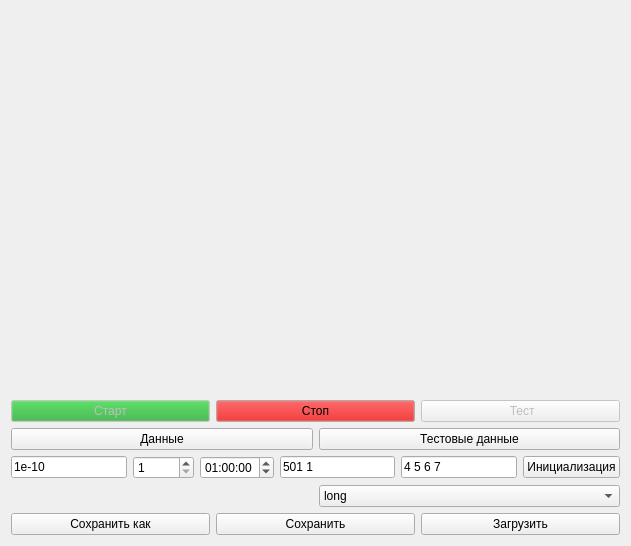
<?xml version="1.0" encoding="UTF-8"?>
<ui version="4.0">
 <class>MainWindow</class>
 <widget class="QMainWindow" name="MainWindow">
  <property name="geometry">
   <rect>
    <x>0</x>
    <y>0</y>
    <width>631</width>
    <height>546</height>
   </rect>
  </property>
  <property name="windowTitle">
   <string>Новый</string>
  </property>
  <widget class="QWidget" name="centralWidget">
   <layout class="QVBoxLayout" name="verticalLayout">
    <item>
     <widget class="QCustomPlot" name="qcustomplot" native="true"/>
    </item>
    <item>
     <layout class="QHBoxLayout" name="horizontalLayout_2">
      <item>
       <widget class="QPushButton" name="startBtn">
        <property name="enabled">
         <bool>false</bool>
        </property>
        <property name="palette">
         <palette>
          <active>
           <colorrole role="Button">
            <brush brushstyle="SolidPattern">
             <color alpha="255">
              <red>38</red>
              <green>170</green>
              <blue>49</blue>
             </color>
            </brush>
           </colorrole>
          </active>
          <inactive>
           <colorrole role="Button">
            <brush brushstyle="SolidPattern">
             <color alpha="255">
              <red>38</red>
              <green>170</green>
              <blue>49</blue>
             </color>
            </brush>
           </colorrole>
          </inactive>
          <disabled>
           <colorrole role="Button">
            <brush brushstyle="SolidPattern">
             <color alpha="255">
              <red>38</red>
              <green>170</green>
              <blue>49</blue>
             </color>
            </brush>
           </colorrole>
          </disabled>
         </palette>
        </property>
        <property name="text">
         <string>Старт</string>
        </property>
       </widget>
      </item>
      <item>
       <widget class="QPushButton" name="stopBtn">
        <property name="palette">
         <palette>
          <active>
           <colorrole role="Button">
            <brush brushstyle="SolidPattern">
             <color alpha="255">
              <red>212</red>
              <green>4</green>
              <blue>4</blue>
             </color>
            </brush>
           </colorrole>
          </active>
          <inactive>
           <colorrole role="Button">
            <brush brushstyle="SolidPattern">
             <color alpha="255">
              <red>212</red>
              <green>4</green>
              <blue>4</blue>
             </color>
            </brush>
           </colorrole>
          </inactive>
          <disabled>
           <colorrole role="Button">
            <brush brushstyle="SolidPattern">
             <color alpha="255">
              <red>212</red>
              <green>4</green>
              <blue>4</blue>
             </color>
            </brush>
           </colorrole>
          </disabled>
         </palette>
        </property>
        <property name="text">
         <string>Стоп</string>
        </property>
       </widget>
      </item>
      <item>
       <widget class="QPushButton" name="testBtn">
        <property name="enabled">
         <bool>false</bool>
        </property>
        <property name="text">
         <string> Тест</string>
        </property>
       </widget>
      </item>
     </layout>
    </item>
    <item>
     <layout class="QHBoxLayout" name="horizontalLayout_5">
      <item>
       <widget class="QPushButton" name="pathBtn">
        <property name="text">
         <string>Данные</string>
        </property>
       </widget>
      </item>
      <item>
       <widget class="QPushButton" name="testPathBtn">
        <property name="text">
         <string>Тестовые данные</string>
        </property>
       </widget>
      </item>
     </layout>
    </item>
    <item>
     <layout class="QHBoxLayout" name="horizontalLayout">
      <item>
       <widget class="QLineEdit" name="learningRate">
        <property name="text">
         <string>1e-10</string>
        </property>
       </widget>
      </item>
      <item>
       <widget class="QSpinBox" name="scale">
        <property name="minimum">
         <number>1</number>
        </property>
        <property name="maximum">
         <number>10000</number>
        </property>
       </widget>
      </item>
      <item>
       <widget class="QTimeEdit" name="period">
        <property name="time">
         <time>
          <hour>1</hour>
          <minute>0</minute>
          <second>0</second>
         </time>
        </property>
       </widget>
      </item>
      <item>
       <widget class="QLineEdit" name="sizeEdit">
        <property name="text">
         <string>501 1</string>
        </property>
       </widget>
      </item>
      <item>
       <widget class="QLineEdit" name="indexEdit">
        <property name="text">
         <string>4 5 6 7</string>
        </property>
       </widget>
      </item>
      <item>
       <widget class="QPushButton" name="initBtn">
        <property name="text">
         <string>Инициализация</string>
        </property>
       </widget>
      </item>
     </layout>
    </item>
    <item>
     <layout class="QHBoxLayout" name="horizontalLayout_3">
      <item>
       <widget class="QLabel" name="test">
        <property name="text">
         <string/>
        </property>
       </widget>
      </item>
      <item>
       <widget class="QComboBox" name="testBox">
        <item>
         <property name="text">
          <string>long</string>
         </property>
        </item>
        <item>
         <property name="text">
          <string>long + short</string>
         </property>
        </item>
       </widget>
      </item>
     </layout>
    </item>
    <item>
     <layout class="QHBoxLayout" name="horizontalLayout_4">
      <item>
       <widget class="QPushButton" name="saveAtBtn">
        <property name="text">
         <string>Сохранить как</string>
        </property>
       </widget>
      </item>
      <item>
       <widget class="QPushButton" name="saveBtn">
        <property name="text">
         <string>Сохранить</string>
        </property>
       </widget>
      </item>
      <item>
       <widget class="QPushButton" name="loadBtn">
        <property name="text">
         <string>Загрузить</string>
        </property>
       </widget>
      </item>
     </layout>
    </item>
   </layout>
  </widget>
 </widget>
 <layoutdefault spacing="6" margin="11"/>
 <customwidgets>
  <customwidget>
   <class>QCustomPlot</class>
   <extends>QWidget</extends>
   <header location="global">qcustomplot.h</header>
   <container>1</container>
  </customwidget>
 </customwidgets>
 <resources/>
 <connections/>
</ui>
